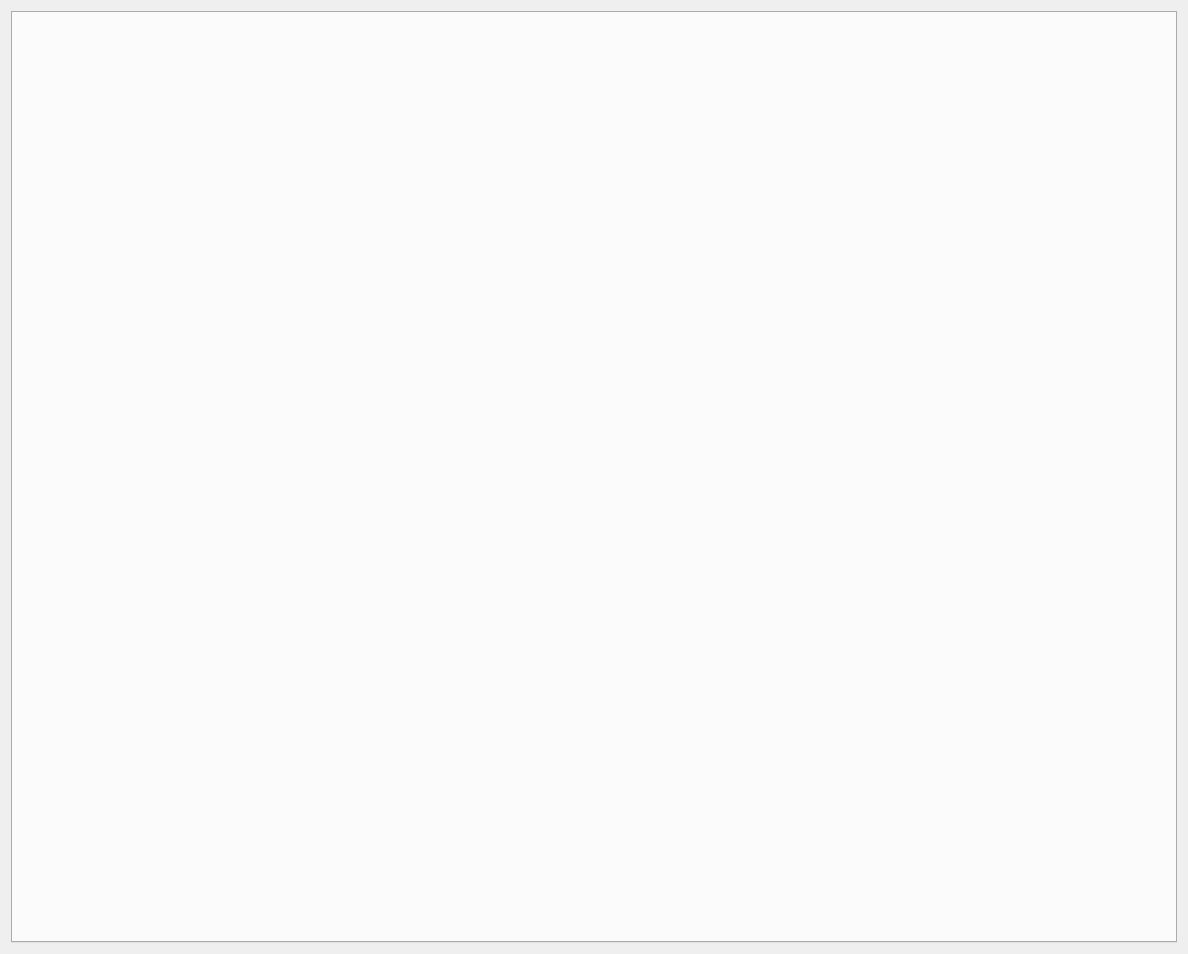
<?xml version="1.0" encoding="UTF-8"?>
<ui version="4.0">
 <class>MainContentWindow</class>
 <widget class="QWidget" name="MainContentWindow">
  <property name="geometry">
   <rect>
    <x>0</x>
    <y>0</y>
    <width>1188</width>
    <height>954</height>
   </rect>
  </property>
  <layout class="QVBoxLayout" name="verticalLayout">
   <item>
    <widget class="QTabWidget" name="tabWidget">
     <property name="tabPosition">
      <enum>QTabWidget::West</enum>
     </property>
     <property name="currentIndex">
      <number>-1</number>
     </property>
    </widget>
   </item>
  </layout>
 </widget>
 <resources/>
 <connections/>
</ui>
